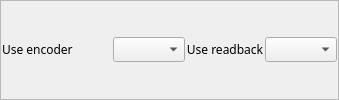
           <widget class="QFrame" name="frame_17">
            <property name="frameShape">
             <enum>QFrame::StyledPanel</enum>
            </property>
            <property name="frameShadow">
             <enum>QFrame::Raised</enum>
            </property>
            <layout class="QVBoxLayout" name="verticalLayout_26" stretch="1">
             <property name="spacing">
              <number>1</number>
             </property>
             <property name="margin">
              <number>1</number>
             </property>
             <item>
              <layout class="QHBoxLayout" name="horizontalLayout_11" stretch="1,1,1,1">
               <property name="spacing">
                <number>1</number>
               </property>
               <item>
                <widget class="QLabel" name="label_22">
                 <property name="sizePolicy">
                  <sizepolicy hsizetype="Fixed" vsizetype="Preferred">
                   <horstretch>0</horstretch>
                   <verstretch>0</verstretch>
                  </sizepolicy>
                 </property>
                 <property name="minimumSize">
                  <size>
                   <width>110</width>
                   <height>0</height>
                  </size>
                 </property>
                 <property name="font">
                  <font>
                   <family>Abyssinica SIL</family>
                   <pointsize>9</pointsize>
                  </font>
                 </property>
                 <property name="text">
                  <string>Use encoder</string>
                 </property>
                </widget>
               </item>
               <item>
                <widget class="QEComboBox" name="qecombobox_7">
                 <property name="sizePolicy">
                  <sizepolicy hsizetype="Minimum" vsizetype="Fixed">
                   <horstretch>0</horstretch>
                   <verstretch>0</verstretch>
                  </sizepolicy>
                 </property>
                 <property name="minimumSize">
                  <size>
                   <width>0</width>
                   <height>1</height>
                  </size>
                 </property>
                 <property name="font">
                  <font>
                   <family>Abyssinica SIL</family>
                   <pointsize>9</pointsize>
                  </font>
                 </property>
                 <property name="variable" stdset="0">
                  <string>$(DMC)$(M).UEIP</string>
                 </property>
                </widget>
               </item>
               <item>
                <widget class="QLabel" name="label_23">
                 <property name="sizePolicy">
                  <sizepolicy hsizetype="Preferred" vsizetype="Preferred">
                   <horstretch>0</horstretch>
                   <verstretch>0</verstretch>
                  </sizepolicy>
                 </property>
                 <property name="font">
                  <font>
                   <family>Abyssinica SIL</family>
                   <pointsize>9</pointsize>
                  </font>
                 </property>
                 <property name="text">
                  <string>Use readback</string>
                 </property>
                 <property name="alignment">
                  <set>Qt::AlignCenter</set>
                 </property>
                </widget>
               </item>
               <item>
                <widget class="QEComboBox" name="qecombobox_8">
                 <property name="sizePolicy">
                  <sizepolicy hsizetype="Minimum" vsizetype="Fixed">
                   <horstretch>0</horstretch>
                   <verstretch>0</verstretch>
                  </sizepolicy>
                 </property>
                 <property name="minimumSize">
                  <size>
                   <width>0</width>
                   <height>1</height>
                  </size>
                 </property>
                 <property name="font">
                  <font>
                   <family>Abyssinica SIL</family>
                   <pointsize>9</pointsize>
                  </font>
                 </property>
                 <property name="variable" stdset="0">
                  <string>$(DMC)$(M).URIP</string>
                 </property>
                </widget>
               </item>
              </layout>
             </item>
            </layout>
           </widget>
